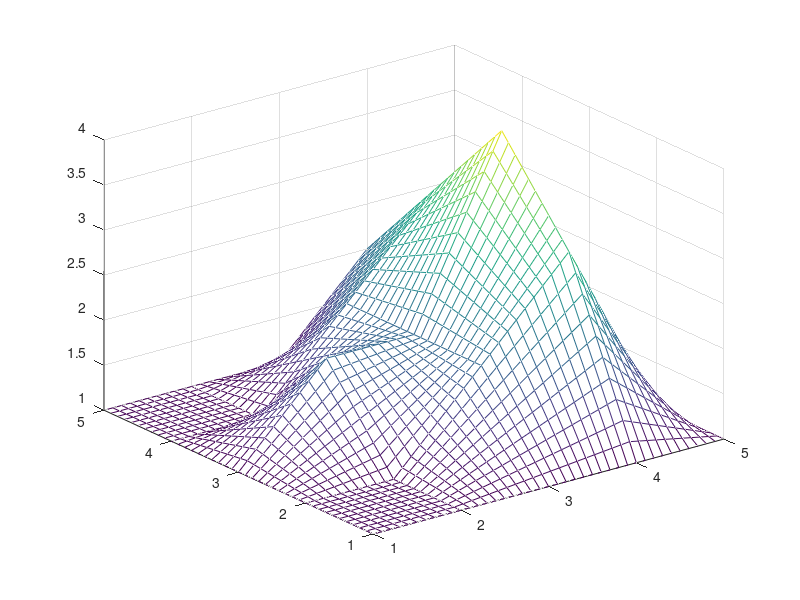

Write the MATLAB code that produced this figure.
clear;
z=[1 1 1 1 1;1 1 2 3 1;1 2 2 4 1;1 1 2 3 1;1 1 1 2 1];
[x,y]=meshgrid(1:5);
[xx,yy]=meshgrid(1:0.1:5);
zz=interp2(x,y,z,xx,yy,'linear');
meshc(xx,yy,zz);